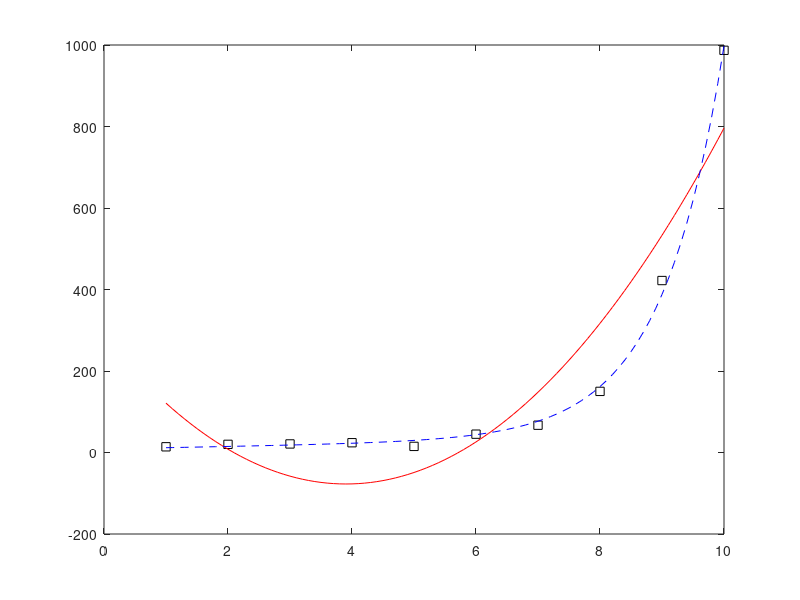

Source code (MATLAB):
t = 1:1:10; 
y = [14; 20; 21; 24; 15; 45; 67; 150; 422; 987];
m = length(t);

f_quad = @(x) [ones(size(x)), x, x.^2];
f_exp = @(x) [ones(size(x)), x, exp(x)];

A1 = f_quad(t'); A2 = f_exp(t');

x1_bs = A1\y;
x1_normal = (transpose(A1)*A1)\(transpose(A1)*y);

x2_bs = A2\y;
x2_normal = (transpose(A2)*A2)\(transpose(A2)*y);
%%
y_fit_x = @(x,p,f) f(x')*p;
%%
figure(1); clf; grid on; 
plot(t, y, 'sk'); hold on;

plot_t = 1:0.1:10;
plot(plot_t, y_fit_x(plot_t, x1_bs, f_quad), 'r-'); hold on
plot(plot_t, y_fit_x(plot_t, x2_bs, f_exp), 'b--'); hold on;

%%
residual_quad = norm(y - A1*x1_bs,2)^2
residual_exp = norm(y - A2*x2_bs,2)^2


